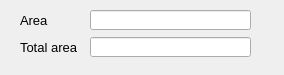
<?xml version="1.0" encoding="UTF-8"?>
<ui version="4.0">
 <class>MeasureArea_Dialog</class>
 <widget class="QDialog" name="MeasureArea_Dialog">
  <property name="geometry">
   <rect>
    <x>0</x>
    <y>0</y>
    <width>284</width>
    <height>75</height>
   </rect>
  </property>
  <property name="minimumSize">
   <size>
    <width>284</width>
    <height>75</height>
   </size>
  </property>
  <property name="maximumSize">
   <size>
    <width>284</width>
    <height>75</height>
   </size>
  </property>
  <property name="font">
   <font>
    <pointsize>10</pointsize>
   </font>
  </property>
  <property name="windowTitle">
   <string>Measure Area</string>
  </property>
  <widget class="QLineEdit" name="_101">
   <property name="geometry">
    <rect>
     <x>90</x>
     <y>37</y>
     <width>161</width>
     <height>20</height>
    </rect>
   </property>
  </widget>
  <widget class="QLineEdit" name="_100">
   <property name="geometry">
    <rect>
     <x>90</x>
     <y>10</y>
     <width>161</width>
     <height>20</height>
    </rect>
   </property>
  </widget>
  <widget class="QLabel" name="label_6">
   <property name="geometry">
    <rect>
     <x>20</x>
     <y>37</y>
     <width>71</width>
     <height>20</height>
    </rect>
   </property>
   <property name="font">
    <font>
     <pointsize>10</pointsize>
    </font>
   </property>
   <property name="text">
    <string>Total area</string>
   </property>
   <property name="alignment">
    <set>Qt::AlignLeading|Qt::AlignLeft|Qt::AlignVCenter</set>
   </property>
  </widget>
  <widget class="QLabel" name="label_5">
   <property name="geometry">
    <rect>
     <x>20</x>
     <y>10</y>
     <width>71</width>
     <height>20</height>
    </rect>
   </property>
   <property name="font">
    <font>
     <pointsize>10</pointsize>
    </font>
   </property>
   <property name="text">
    <string>Area</string>
   </property>
   <property name="alignment">
    <set>Qt::AlignLeading|Qt::AlignLeft|Qt::AlignVCenter</set>
   </property>
  </widget>
 </widget>
 <resources/>
 <connections/>
</ui>
